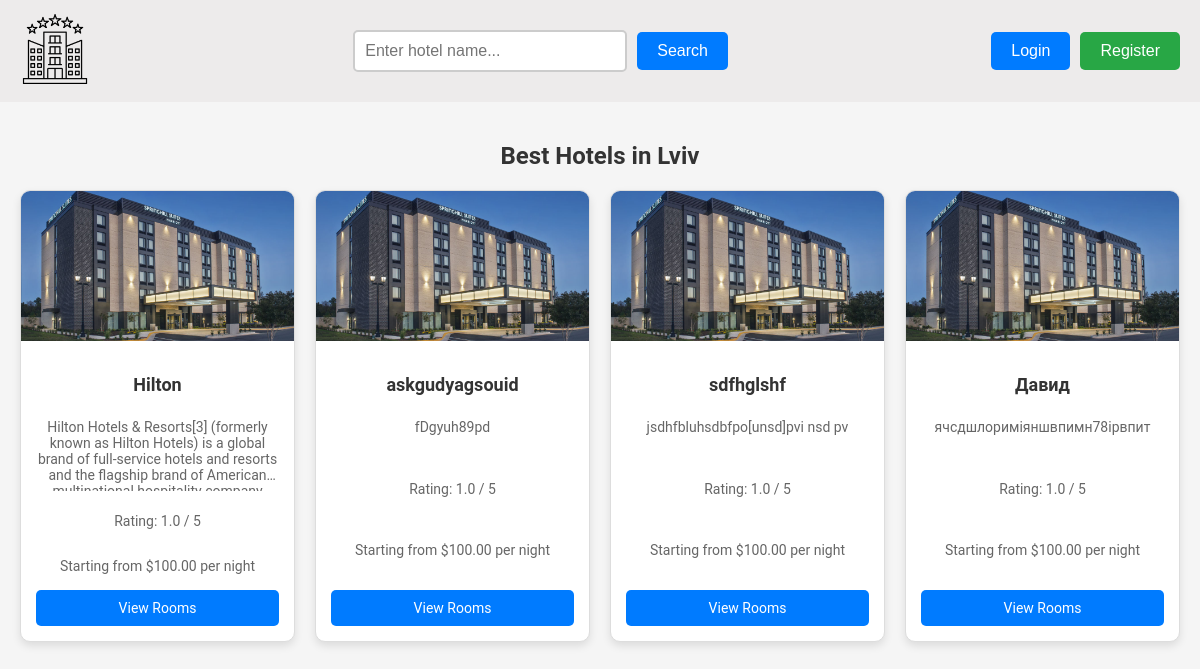
The page / on the database its author committed.
### booking/models.py (models this page shows, shortened)
class Hotel(models.Model):
    name = models.CharField(max_length=200)
    description = models.TextField()
    min_price_per_night = models.DecimalField(max_digits=6, decimal_places=2, default=100.00)
    rating = models.DecimalField(max_digits=2, decimal_places=1, default=1.0)
    image = models.ImageField(upload_to='hotel_images/', default='hotel_images/mrs-hotel.jpg')
    address = models.CharField(max_length=300)

### booking/views.py (the view)
# urls.py: path('', views.index, name='index'),
def index(request):
    search_query = request.GET.get('search')
    if search_query:
        hotels = Hotel.objects.filter(name__icontains=search_query)
    else:
        hotels = Hotel.objects.all()
    return render(request, 'booking/index.html', {'hotels': hotels})

### booking/templates/booking/index.html (shortened to what this page needs)
<!DOCTYPE html>
<html lang="en">
<head>
    {% load static %}
    <link rel="stylesheet" href="{% static 'booking/css/main.css' %}">
</head>
<body>
     <header class="header">
        <div class="logo">
            <img src="{% static 'booking/img/five-stars.png' %}" alt="">
        </div>
        <form action="{% url 'index' %}" method="GET" class="search-form">
            <input type="text" name="search" placeholder="Enter hotel name...">
            <button type="submit">Search</button>
        </form>
        <div class="auth-buttons">
        {% if user.is_authenticated %}
            <span class="username">Welcome, {{ user.username }}!</span>
            <form action="{% url 'logout_view' %}" method="post" style="display: inline;">
                {% csrf_token %}
                <button type="submit" class="logout-btn">Logout</button>
            </form>
        {% else %}
            <button class="login-btn"><a href="{% url 'login_view' %}">Login</a></button>
            <button class="register-btn"><a href="{% url 'register' %}">Register</a></button>
        {% endif %}
        </div>
    </header>
    <div class="hotel-list">
        <h2>Best Hotels in Lviv</h2>
        <ul>
            {% for hotel in hotels %}
            <li class="hotel-item">
                <img src="{{ hotel.image.url }}" alt="{{ hotel.name }}">
                <div class="hotel-details">
                    <h3>{{ hotel.name }}</h3>
                    <p>{{ hotel.description }}</p>
                    <p>Rating: {{ hotel.rating }} / 5</p>
                    <p>Starting from ${{ hotel.min_price_per_night }} per night</p>
                    <a href="{% url 'room_list' hotel.id %}" class="details-button">View Rooms</a>
                </div>
            </li>
            {% endfor %}
        </ul>
    </div>
</body>
</html>

### booking/static/booking/css/main.css (style rules this page uses)
body { font-family: 'Roboto', sans-serif; background-color: #f5f5f5; margin: 0; color: #333; }
.header { display: flex; justify-content: space-between; align-items: center; background-color: #edebeb; padding: 10px 20px; }
.search-form { display: flex; align-items: center; justify-content: center; gap: 10px; margin: 20px 0; }
.search-form input[type="text"] { width: 250px; padding: 10px; border: 2px solid #ccc; border-radius: 5px; font-size: 16px; transition: border-color 0.3s ease; }
.search-form button { padding: 10px 20px; background-color: #007BFF; color: white; border: none; border-radius: 5px; font-size: 16px; cursor: pointer; transition: background-color 0.3s ease; }
.hotel-list { max-width: 1200px; margin: 0 auto; padding: 20px; text-align: center; }
.hotel-list h2 { font-size: 24px; margin-bottom: 20px; color: #333; }
.hotel-list ul { display: grid; grid-template-columns: repeat(auto-fill, minmax(250px, 1fr)); gap: 20px; list-style: none; padding: 0; margin: 0; }
.hotel-item { background-color: #fff; border: 1px solid #ddd; border-radius: 10px; overflow: hidden; box-shadow: 0 4px 8px rgba(0, 0, 0, 0.1); display: flex; flex-direction: column; height: 450px; transition: transform 0.3s ease; }
.hotel-item img { width: 100%; height: 150px; object-fit: cover; }
.hotel-details { padding: 15px; display: flex; flex-direction: column; justify-content: space-between; flex-grow: 1; }
.hotel-details h3 { font-size: 18px; color: #333; margin-bottom: 10px; }
.hotel-details p { font-size: 14px; color: #666; margin-bottom: 8px; overflow: hidden; text-overflow: ellipsis; display: -webkit-box; -webkit-line-clamp: 4; -webkit-box-orient: vertical; flex-grow: 1; }
.details-button { display: inline-block; padding: 10px 15px; background-color: #007BFF; color: #fff; text-decoration: none; border-radius: 5px; font-size: 14px; transition: background-color 0.3s ease; margin-top: auto; }
.auth-buttons { display: flex; align-items: center; gap: 10px; }
.login-btn, .register-btn, .logout-btn { padding: 8px 12px; background-color: #007BFF; border-radius: 5px; color: #fff; text-decoration: none; transition: background-color 0.3s ease; }
.logo img { cursor: pointer; width: 70px; height: 70px; }
.auth-buttons { display: flex; justify-content: flex-end; margin: 20px 0; }
.auth-buttons button { padding: 10px 20px; border: none; border-radius: 5px; cursor: pointer; font-size: 16px; transition: background-color 0.3s ease, transform 0.2s ease; }
.auth-buttons button a { text-decoration: none; color: white; }
.login-btn { background-color: #007bff; }
.register-btn { background-color: #28a745; }

### rows shown on the page
Hotel: image (picture), name "Hilton", description "Hilton Hotels & Resorts[3] (formerly known as Hilton Hotels) is a global brand of full-service hotels and resorts and the flagship brand of…", rating "1.0", min_price_per_night "100.00"
Hotel: image (picture), name "askgudyagsouid", description "fDgyuh89pd", rating "1.0", min_price_per_night "100.00"
Hotel: image (picture), name "sdfhglshf", description "jsdhfbluhsdbfpo[unsd]pvi nsd pv", rating "1.0", min_price_per_night "100.00"
Hotel: image (picture), name "Давид", description "ячсдшлориміяншвпимн78ірвпит", rating "1.0", min_price_per_night "100.00"
